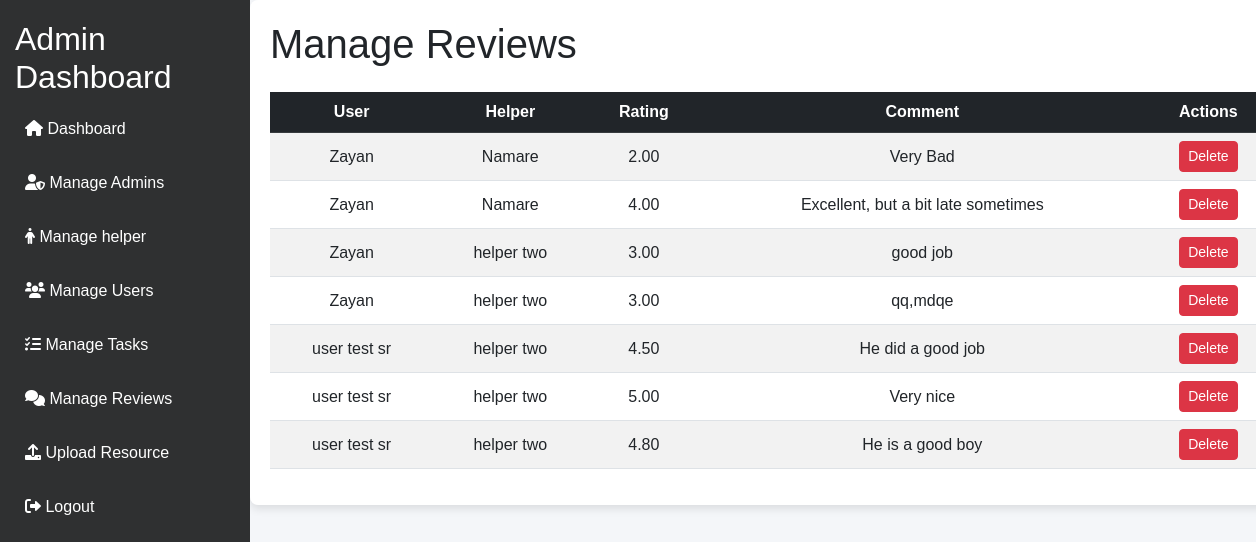
Page /admin/reviews.php (signed in) on the committed database.
### tables this page shows
CREATE TABLE `reviews` (
  `review_id` int NOT NULL AUTO_INCREMENT,
  `user_id` int NOT NULL,
  `helper_id` int NOT NULL,
  `hiring_id` int NOT NULL,
  `comment` text,
  `created_at` timestamp NULL DEFAULT CURRENT_TIMESTAMP,
  `rating` decimal(3,2) DEFAULT NULL,
  PRIMARY KEY (`review_id`),
  KEY `user_id` (`user_id`),
  KEY `helper_id` (`helper_id`),
  KEY `hiring_id` (`hiring_id`),
  CONSTRAINT `reviews_ibfk_1` FOREIGN KEY (`user_id`) REFERENCES `users` (`user_id`),
  CONSTRAINT `reviews_ibfk_2` FOREIGN KEY (`helper_id`) REFERENCES `helpers` (`helper_id`),
  CONSTRAINT `reviews_ibfk_3` FOREIGN KEY (`hiring_id`) REFERENCES `hiring_records` (`hiring_id`)
);

CREATE TABLE `users` (
  `user_id` int NOT NULL AUTO_INCREMENT,
  `name` varchar(255) NOT NULL,
  `email` varchar(255) NOT NULL,
  `profile_photo` text,
  `password_hash` varchar(255) NOT NULL,
  `phone_number` varchar(15) DEFAULT NULL,
  `address` text,
  `user_type` enum('disabled_individual','family_member','caretaker') NOT NULL,
  `created_at` timestamp NULL DEFAULT CURRENT_TIMESTAMP,
  `updated_at` timestamp NULL DEFAULT CURRENT_TIMESTAMP ON UPDATE CURRENT_TIMESTAMP,
  `verification_status` enum('pending','verified','rejected') DEFAULT 'pending',
  `verified_by` int DEFAULT NULL,
  `status` enum('active','suspended','deactivated') DEFAULT 'active',
  PRIMARY KEY (`user_id`),
  UNIQUE KEY `email` (`email`),
  KEY `verified_by` (`verified_by`),
  CONSTRAINT `users_ibfk_1` FOREIGN KEY (`verified_by`) REFERENCES `admins` (`admin_id`)
);

CREATE TABLE `helpers` (
  `helper_id` int NOT NULL AUTO_INCREMENT,
  `name` varchar(255) NOT NULL,
  `email` varchar(255) NOT NULL,
  `password_hash` varchar(255) NOT NULL,
  `phone_number` varchar(15) DEFAULT NULL,
  `address` text,
  `skills` text,
  `rating` decimal(3,2) DEFAULT '0.00',
  `profile_photo` text,
  `created_at` timestamp NULL DEFAULT CURRENT_TIMESTAMP,
  `updated_at` timestamp NULL DEFAULT CURRENT_TIMESTAMP ON UPDATE CURRENT_TIMESTAMP,
  `verification_status` enum('pending','verified','rejected') DEFAULT 'pending',
  `verified_by` int DEFAULT NULL,
  `status` enum('active','suspended','deactivated') DEFAULT 'active',
  PRIMARY KEY (`helper_id`),
  UNIQUE KEY `email` (`email`),
  KEY `verified_by` (`verified_by`),
  CONSTRAINT `helpers_ibfk_1` FOREIGN KEY (`verified_by`) REFERENCES `admins` (`admin_id`)
);

### admin/reviews.php (the view, shortened to what this page needs)
<?php
include '../dbconnect.php';
$reviews = $conn->query("SELECT r.review_id, r.rating, r.comment, u.name AS user_name, h.name AS helper_name
                         FROM reviews r
                         JOIN users u ON r.user_id = u.user_id
                         JOIN helpers h ON r.helper_id = h.helper_id
                         ORDER BY r.created_at DESC");
?>
<!DOCTYPE html>
<html lang="en">
<head>
    <link href="https://cdn.jsdelivr.net/npm/bootstrap@5.3.0-alpha3/dist/css/bootstrap.min.css" rel="stylesheet">
</head>
<body>
<?php include"header_admin.php"?>
    <div class="container"style="margin-left: 250px; padding: 20px;">
        <h1 class="mb-4">Manage Reviews</h1>
        <table class="table table-striped table-hover">
            <thead class="table-dark">
                <tr>
                    <th>User</th>
                    <th>Helper</th>
                    <th>Rating</th>
                    <th>Comment</th>
                    <th>Actions</th>
                </tr>
            </thead>
            <tbody>
                <?php while ($row = $reviews->fetch_assoc()): ?>
                    <tr>
                        <td><?php echo htmlspecialchars($row['user_name']); ?></td>
                        <td><?php echo htmlspecialchars($row['helper_name']); ?></td>
                        <td><?php echo htmlspecialchars($row['rating']); ?></td>
                        <td><?php echo htmlspecialchars($row['comment']); ?></td>
                        <td>
                            <form method="POST" style="display:inline-block;">
                                <button name="delete" class="btn btn-danger btn-sm">Delete</button>
                            </form>
                        </td>
                    </tr>
                <?php endwhile; ?>
            </tbody>
        </table>
    </div>
</body>
</html>

### admin/reviews.php (style rules this page uses)
body { font-family: Arial, sans-serif; background-color: #f8f9fa; margin: 0; padding: 0; width: 83%; }
.container { margin-top: 0px; background: #fff; border-radius: 8px; padding: 20px; box-shadow: 0 4px 8px rgba(0, 0, 0, 0.1); }
h1 { font-size: 28px; color: #333; font-weight: bold; }
.table th, .table td { vertical-align: middle; text-align: center; }
.btn { transition: background-color 0.3s ease; }
.btn-danger { background-color: #dc3545; border-color: #dc3545; }

### admin/header_admin.php (style rules this page uses)
body { font-family: 'Arial', sans-serif; background-color: #f4f6f9; }

### rows in the picture
reviews: user.name "Zayan", helper.name "Namare", rating "2.00", comment "Very Bad"
reviews: user.name "Zayan", helper.name "Namare", rating "4.00", comment "Excellent, but a bit late sometimes"
reviews: user.name "Zayan", helper.name "helper two", rating "3.00", comment "good job"
reviews: user.name "Zayan", helper.name "helper two", rating "3.00", comment "qq,mdqe"
reviews: user.name "user test sr", helper.name "helper two", rating "4.50", comment "He did a good job"
reviews: user.name "user test sr", helper.name "helper two", rating "5.00", comment "Very nice"
reviews: user.name "user test sr", helper.name "helper two", rating "4.80", comment "He is a good boy"
